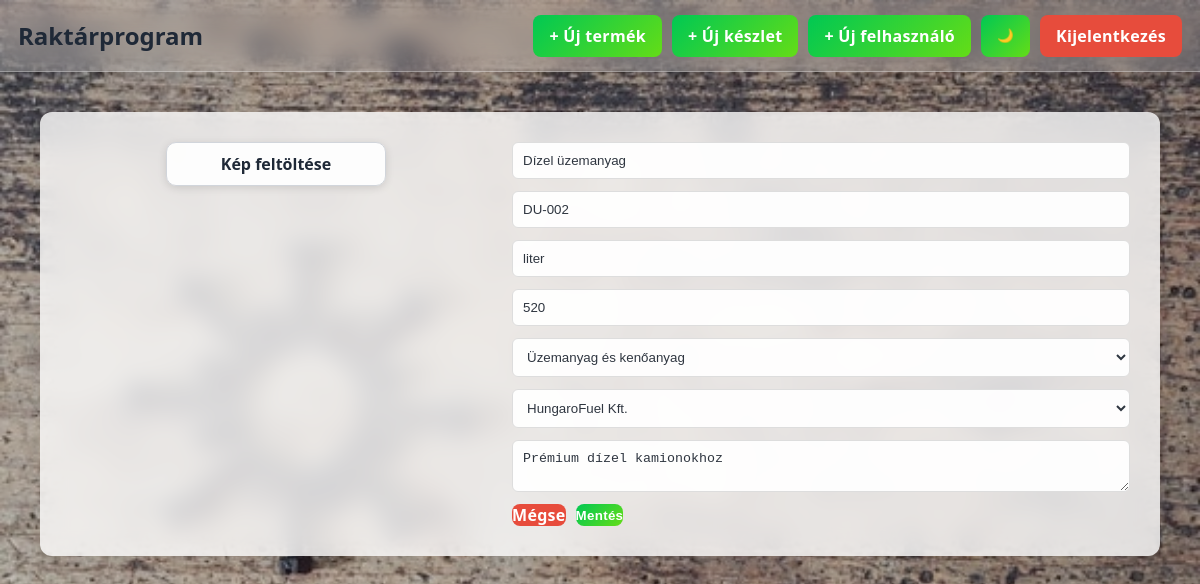
Page /termek_szerkesztes.php?id=2 (signed in) on the committed database.
### tables this page shows
CREATE TABLE `termekek` (
  `termek_id` int(11) NOT NULL,
  `termeknev` varchar(255) NOT NULL,
  `cikkszam` varchar(100) NOT NULL,
  `leiras` text DEFAULT NULL,
  `mertekegyseg` varchar(20) NOT NULL,
  `egysegar` int(11) DEFAULT NULL,
  `letrehozva` datetime DEFAULT current_timestamp(),
  `kategoria_id` int(11) DEFAULT NULL,
  `beszallitok_id` int(11) DEFAULT NULL
);

CREATE TABLE `termek_kategoria` (
  `kategoria_id` int(11) NOT NULL,
  `kategoria` varchar(100) NOT NULL
);

CREATE TABLE `beszallitok` (
  `beszallitok_id` int(11) NOT NULL,
  `beszallito` varchar(100) NOT NULL,
  `email` varchar(255) NOT NULL
);

### termek_szerkesztes.php (the view, shortened to what this page needs)
<?php
require_once 'includes/db.php';
include 'includes/header.php';
include 'includes/navbar.php';
$id = isset($_GET['id']) ? (int)$_GET['id'] : 0;
$stmt = $pdo->prepare(
    'SELECT termek_id, termeknev, cikkszam, leiras, mertekegyseg, egysegar, kategoria_id, beszallitok_id
     FROM termekek
     WHERE termek_id = :id
     LIMIT 1'
);
$stmt->execute([':id' => $id]);
$product = $stmt->fetch();
$kategoriak = $pdo->query('SELECT kategoria_id, kategoria FROM termek_kategoria ORDER BY kategoria ASC')->fetchAll();
$beszallitok = $pdo->query('SELECT beszallitok_id, beszallito FROM beszallitok ORDER BY beszallito ASC')->fetchAll();
$old = $_SESSION['old_input'] ?? [];
$data = [
    'termeknev' => $old['termeknev'] ?? $product['termeknev'],
    'cikkszam' => $old['cikkszam'] ?? $product['cikkszam'],
    'leiras' => $old['leiras'] ?? $product['leiras'],
    'mertekegyseg' => $old['mertekegyseg'] ?? $product['mertekegyseg'],
    'egysegar' => $old['egysegar'] ?? $product['egysegar'],
    'kategoria_id' => $old['kategoria_id'] ?? $product['kategoria_id'],
    'beszallitok_id' => $old['beszallitok_id'] ?? $product['beszallitok_id'],
];
?>
<div class="form-page">
    <div class="form-card">
        <form class="product-form" method="POST" action="actions/update_product.php" enctype="multipart/form-data">
            <div class="form-left">
                <label for="imageInput" class="file-btn">Kép feltöltése</label>
            </div>
            <div class="form-right">
                <input type="text" name="termeknev" placeholder="Terméknév" required value="<?= htmlspecialchars((string)$data['termeknev'], ENT_QUOTES, 'UTF-8') ?>">
                <input type="text" name="cikkszam" placeholder="Cikkszám" required value="<?= htmlspecialchars((string)$data['cikkszam'], ENT_QUOTES, 'UTF-8') ?>">
                <input type="text" name="mertekegyseg" placeholder="Mértékegység" required value="<?= htmlspecialchars((string)$data['mertekegyseg'], ENT_QUOTES, 'UTF-8') ?>">
                <input type="number" name="egysegar" min="0" step="1" placeholder="Egységár" required value="<?= htmlspecialchars((string)$data['egysegar'], ENT_QUOTES, 'UTF-8') ?>">
                <select name="kategoria_id" required>
                    <?php foreach ($kategoriak as $kategoria): ?>
                        <option value="<?= (int)$kategoria['kategoria_id'] ?>" <?= ((string)$data['kategoria_id'] === (string)$kategoria['kategoria_id']) ? 'selected' : '' ?>>
                            <?= htmlspecialchars($kategoria['kategoria'], ENT_QUOTES, 'UTF-8') ?>
                        </option>
                    <?php endforeach; ?>
                </select>
                <select name="beszallitok_id" required>
                    <?php foreach ($beszallitok as $beszallito): ?>
                        <option value="<?= (int)$beszallito['beszallitok_id'] ?>" <?= ((string)$data['beszallitok_id'] === (string)$beszallito['beszallitok_id']) ? 'selected' : '' ?>>
                            <?= htmlspecialchars($beszallito['beszallito'], ENT_QUOTES, 'UTF-8') ?>
                        </option>
                    <?php endforeach; ?>
                </select>
                <textarea name="leiras" placeholder="Leírás"><?= htmlspecialchars((string)$data['leiras'], ENT_QUOTES, 'UTF-8') ?></textarea>
                <div class="btn-row">
                    <a href="termekek.php" class="btn cancel">Mégse</a>
                    <button type="submit" class="btn">Mentés</button>
                </div>
            </div>
        </form>
    </div>
</div>
<?php include 'includes/footer.php'; ?>

### assets/css/style.css (style rules this page uses)
* { margin: 0; padding: 0; box-sizing: border-box; }
body { font-family: 'Segoe UI', Arial, sans-serif; color: #2f3640; background: linear-gradient(rgba(0, 0, 0, 0.22), rgba(0, 0, 0, 0.22)), url('/VizsgaPHP/raktarprogram/assets/images/all-bg.jpg') center center / cover no-repeat fixed; }
.btn { display: inline-block; background: linear-gradient(135deg, #00c853, #64dd17); color: white; border: none; border-radius: 8px; text-decoration: none; cursor: pointer; font-weight: 600; letter-spacing: 0.3px; transition: 0.2s ease; }
.cancel { background: #e74c3c; }
input, select, textarea { width: 100%; padding: 10px; border: 1px solid #ddd; border-radius: 6px; background: rgba(255, 255, 255, 0.95); color: #2f3640; }
.form-page { padding: 40px; }
.form-card { display: flex; gap: 30px; padding: 30px; background: rgba(255, 255, 255, 0.80); backdrop-filter: blur(12px); -webkit-backdrop-filter: blur(12px); border-radius: 12px; box-shadow: 0 10px 25px rgba(0, 0, 0, 0.08); color: #1f2937; }
.product-form { display: flex; gap: 30px; width: 100%; }
.form-left { width: 40%; display: flex; flex-direction: column; align-items: center; }
.form-right { width: 60%; display: flex; flex-direction: column; gap: 12px; }
.btn-row { display: flex; gap: 10px; flex-wrap: wrap; }
.file-btn { display: flex; align-items: center; justify-content: center; width: 100%; max-width: 220px; height: 44px; margin: 0 auto 14px; padding: 0 14px; background: rgba(255, 255, 255, 0.92); color: #1f2937; border: 1px solid #d1d5db; border-radius: 10px; font-weight: 600; text-align: center; cursor: pointer; box-shadow: 0 2px 8px rgba(0, 0, 0, 0.12); transition: 0.2s ease; white-space: nowrap; overflow: hidden; }

### rows in the picture
termekek: termeknev "Dízel üzemanyag", cikkszam "DU-002", mertekegyseg "liter", egysegar "520", kategoria_id "Üzemanyag és kenőanyag", beszallitok_id "HungaroFuel Kft.", leiras "Prémium dízel kamionokhoz"
